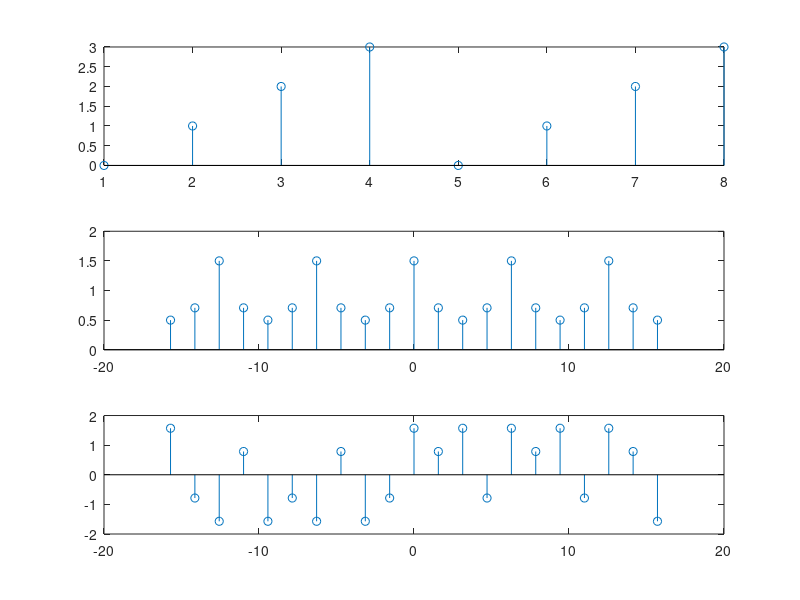

MATLAB code to generate this figure:
clear all;
x=[0 1 2 3 0 1 2 3];
subplot(3,1,1);
stem(x);
k=-10:1:10;
w=(2*pi)/4;
for i=1:length(k)
    for j=1:4
        y(j)=x(j)*exp(-1i*w*j*k(i));
    end
    ynew(i)=0.25*sum(y);
    kw(i)=k(i)*w;
    ymag(i)=abs(ynew(i));
    theta(i)=atan(real(ynew(i))/imag(ynew(i)));
end
subplot(3,1,2);
stem(kw,ymag);
subplot(3,1,3);
stem(kw,theta);
